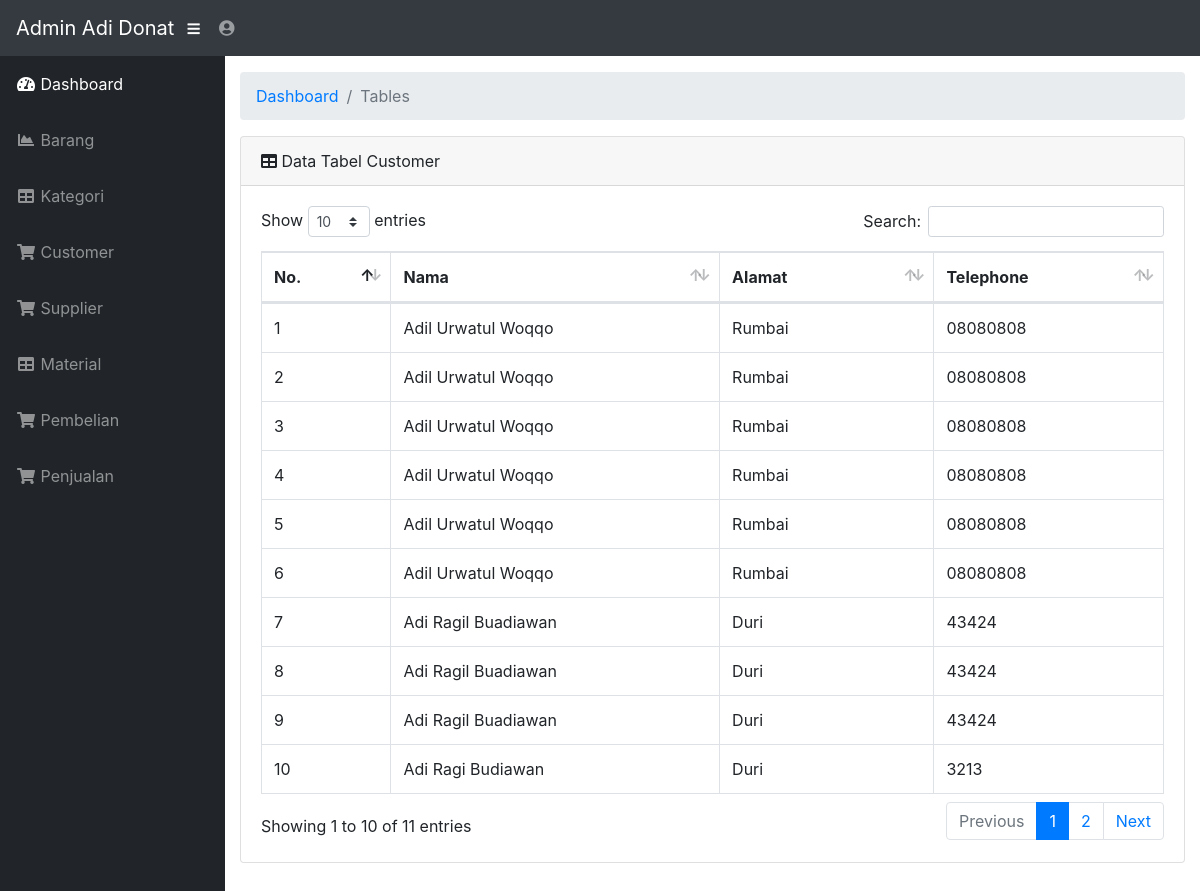
Screenshot of /admin/customer.php with the database file from the repository.
### tables this page shows
CREATE TABLE `customer` (
  `id_customer` int(5) NOT NULL,
  `nama_customer` varchar(40) NOT NULL,
  `alamat_customer` text NOT NULL,
  `telp_customer` varchar(15) NOT NULL
);

### admin/customer.php (the view, shortened to what this page needs)
<?php
    include "includes/header.php";
?>
<!DOCTYPE html>
<html lang="en">
        <div class="container-fluid">
                <ol class="breadcrumb">
                    <li class="breadcrumb-item">
                        <a href="#">Dashboard</a>
                    </li>
                    <li class="breadcrumb-item active">Tables</li>
                </ol>
                <div class="card mb-3">
                    <div class="card-header">
                        <i class="fas fa-table"></i> Data Tabel Customer
                        </div>
                    <div class="card-body">
                        <div class="table-responsive">
                            <table class="table table-bordered" id="dataTable" width="100%" cellspacing="0">
                                <thead>
                                    <tr>
                                        <th>No.</th>
                                        <th>Nama</th>
                                        <th>Alamat</th>
                                        <th>Telephone</th>
                                    </tr>
                                </thead>
                                <tbody>
                                    <?php
                                        $query = mysqli_query($link, "SELECT * FROM customer");
                                        $data = mysqli_fetch_assoc($query);
                                        if(mysqli_num_rows($query) > 0){
                                            $no = 1;
                                            do{
                                    ?>
                                    <tr>
                                        <td><?=$no++;?></td>
                                        <td><?=$data['nama_customer'];?></td>
                                        <td><?=$data['alamat_customer'];?></td>
                                        <td><?=$data['telp_customer'];?></td>
                                    </tr>
                                    <?php
                                        }while($data = mysqli_fetch_assoc($query));
                                    }else{
                                        echo "<tr><td colspan='3'><center> Tidak Ada Data! </center></td></tr>";
                                    }
                                    ?>
                                </tbody>
                            </table>
                        </div>
                    </div>
                </div>
            </div>
        </div>
    </div>
</body>
</html>

### rows the page displays
customer: nama_customer "Adil Urwatul Woqqo", alamat_customer "Rumbai", telp_customer "08080808"
customer: nama_customer "Adil Urwatul Woqqo", alamat_customer "Rumbai", telp_customer "08080808"
customer: nama_customer "Adil Urwatul Woqqo", alamat_customer "Rumbai", telp_customer "08080808"
customer: nama_customer "Adil Urwatul Woqqo", alamat_customer "Rumbai", telp_customer "08080808"
customer: nama_customer "Adil Urwatul Woqqo", alamat_customer "Rumbai", telp_customer "08080808"
customer: nama_customer "Adil Urwatul Woqqo", alamat_customer "Rumbai", telp_customer "08080808"
customer: nama_customer "Adi Ragil Buadiawan", alamat_customer "Duri", telp_customer "43424"
customer: nama_customer "Adi Ragil Buadiawan", alamat_customer "Duri", telp_customer "43424"
customer: nama_customer "Adi Ragil Buadiawan", alamat_customer "Duri", telp_customer "43424"
customer: nama_customer "Adi Ragi Budiawan", alamat_customer "Duri", telp_customer "3213"
